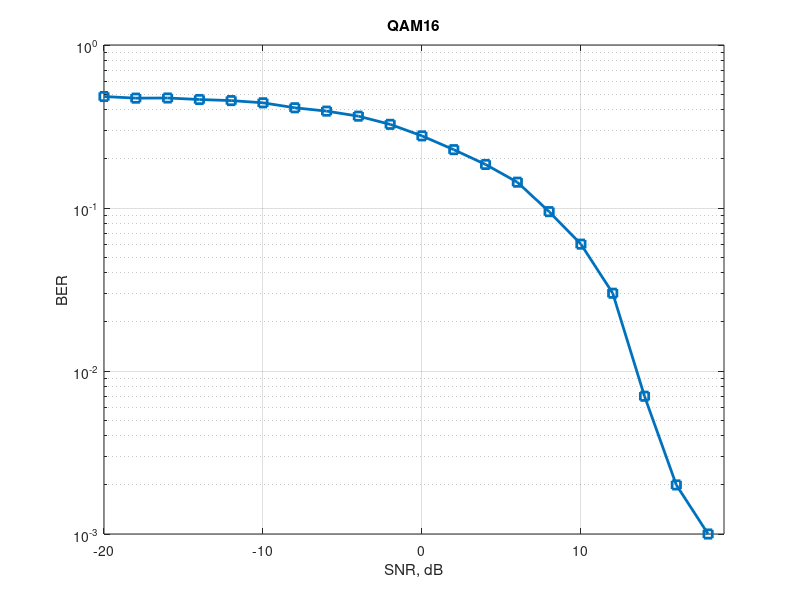
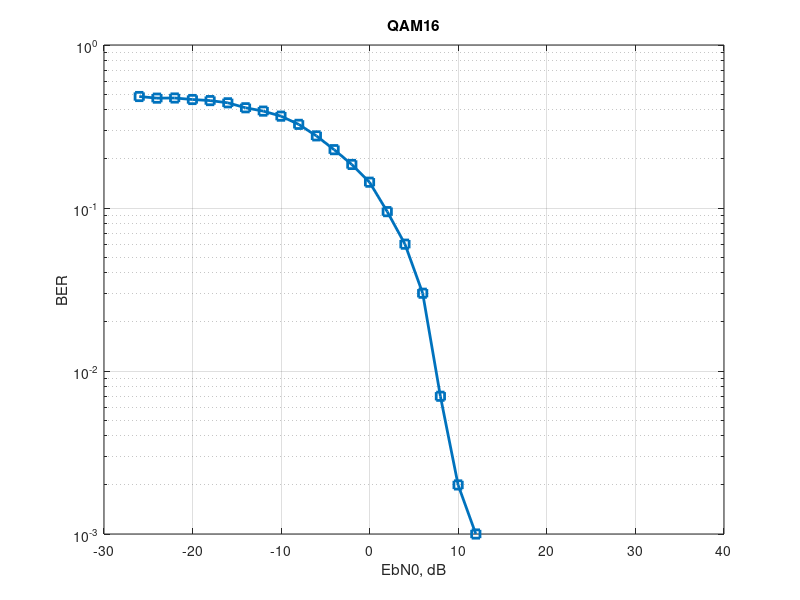

MATLAB code for these plots, in order:
clear all;

fileID = fopen('ber_snr.txt','r');

mod_type = fscanf(fileID, "%d", 1);
switch (mod_type)
    case 2
        constellation = "BPSK";
    case 4
        constellation = "QPSK";
    case 16
        constellation = "QAM16";
    case 64
        constellation = "QAM64";
end

formatSpec = '%f %f %f';
data = fscanf(fileID, formatSpec, [3 Inf]);
SNR  = data(1, :);
EbN0 = data(2, :);
BER  = data(3, :);
fclose(fileID);


figure; 
semilogy(SNR, BER, '-s', 'LineWidth', 2 );
grid on;
title(constellation);
xlim ([min(SNR), max(SNR(BER>0))+1]);
xlabel('SNR, dB');
ylabel('BER');

figure; 
semilogy(EbN0, BER, '-s', 'LineWidth', 2 );
grid on;
title(constellation);
%xlim ([min(EbN0), max(EbN0(BER>0))+1]);
xlabel('EbN0, dB');
ylabel('BER');